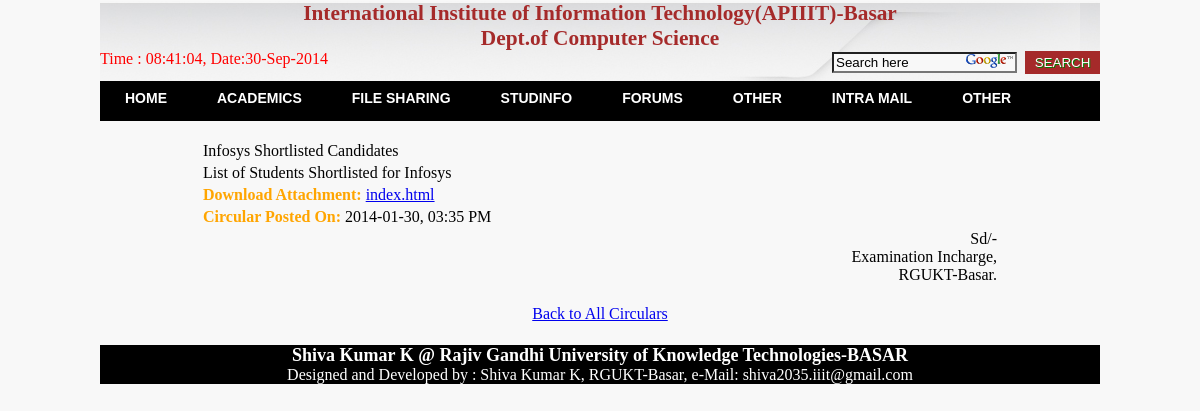
Screenshot of /viewCircular.php?circular=BSR20141301 with the database file from the repository.
### tables this page shows
CREATE TABLE IF NOT EXISTS `notice` (
  `cid` varchar(50) NOT NULL,
  `title` varchar(100) NOT NULL,
  `message` varchar(200) NOT NULL,
  `link` varchar(100) NOT NULL,
  `date` date NOT NULL,
  `time` varchar(20) NOT NULL,
  `type` varchar(20) NOT NULL,
  PRIMARY KEY (`cid`)
);

### viewCircular.php (the view, shortened to what this page needs)
<?
	require_once('head.php');
	$cid = $_GET['circular'];
	$q1="select * from notice where cid=\"$cid\"";
	$q2=mysql_query($q1)or die(mysql_error());
	echo "<br>";
	while($row=mysql_fetch_array($q2))
	{
		?>
		<table align=center width=800 style="{border-left:2;border-style:solid;}">
		<tr style="{background-color:brown;color:white;}"><td><? echo $row['title'];?></td></tr>
		<tr style="{hover{background-color:gray;}}"><td><? echo $row['message'];?></td></tr>
		<tr><td><font color=orange><b>Download Attachment: </b></font><a href="notices/<? echo $row['link'];?>"><? echo $row['link'];?></a></td></tr>
		<tr><td><font color=orange><b>Circular Posted On: </b></font><? echo $row['date'];?>, <? echo $row['time'];?></a></td></tr>
		<tr><td align=right>Sd/-<br><? echo $row['type']?> Incharge,<br>RGUKT-Basar.</td></tr>
		</table>
		<br>
		<center><a href="notice.php">Back to All Circulars</a></center>
		<?
	}
	include("template.php");
?>

### rows the page displays
notice: title "Infosys Shortlisted Candidates", message "List of Students Shortlisted for Infosys", link "index.html", date "2014-01-30", time "03:35 PM", type "Examination"

### other values shown
$tm[0] "0"
$tm[1] "8"
$tm[2] ":"
$tm[3] "4"
$tm[4] "1"
$tm[5] ":"
$tm[6] "0"
$tm[7] "4"
